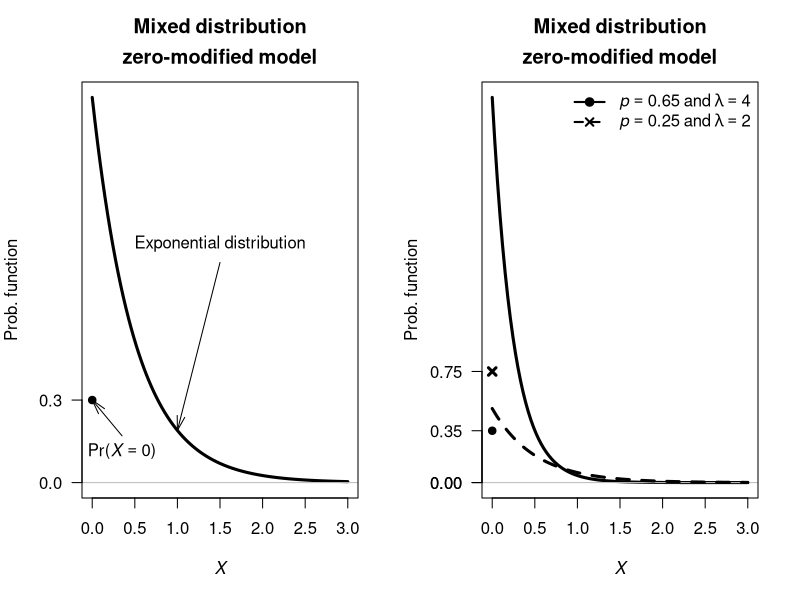

Reproduce this figure in R.
## ---- chunk 1


p <- 0.7
x.rate = 2

x <- seq(0, 3,
         length = 100)
y <-  p * dexp(x, 
               rate = x.rate)
                     

par( mfrow = c(1, 2))

####

plot(y ~ x,
     type = "l",
     axes = FALSE,
     ylim = c(0,
              max( c(y, 1 - p) ) ),
     xlab = expression(italic(X)),
     ylab = expression(Prob.~"function"),
     main = expression(bold(atop(Mixed~distribution,
                                 "zero-modified"~model))),
     lwd = 3)
abline(h = 0,
       col = "grey")
axis(side = 1)
axis(side = 2,
     at = c(0, 
            1 - p),
     las = 2)
box()

points(x = 0, # Included
       y = 1 - p,
       pch = 19)

# Explanatory labels
arrows(x0 = 0.35,
       x1 = 0,
       y0 = 0.17,
       y1 = 1 - p,
       length = 0.15,
       angle = 15)
text(x = 0.35,
     y = 0.17,
     pos = 1,
     label = expression(Pr*"("*italic(X)==0*")" ) )


arrows(x0 = 1.5,
       x1 = 1,
       y0 = 0.8,
       y1 = dexp(x = 1, 
                 rate = x.rate) * p,
       length = 0.15,
       angle = 15)
text(x = 1.5,
     y = 0.8,
     pos = 3,
     label = expression( Exponential~distribution) )




###

p <- 0.65
x.rate = 4

x <- seq(0, 3,
         length = 100)
y <-  p * dexp(x, 
               rate = x.rate)

plot(y ~ x,
     type = "l",
     axes = FALSE,
     ylim = c(0,
              max( c(y, 1 - p) ) ),
     xlab = expression(italic(X)),
     ylab = expression(Prob.~"function"),
     main = expression(bold(atop(Mixed~distribution,
                                 "zero-modified"~model))),
     lwd = 3)
abline(h = 0,
       col = "grey")
axis(side = 1)
axis(side = 2,
     at = c(0, 
            1 - p),
     las = 2)
box()

points(x = 0, # Included
       y = 1 - p,
       pch = 19)




p <- 0.25
x.rate = 2

x <- seq(0, 3,
         length = 100)
y <-  p * dexp(x, 
               rate = x.rate)
axis(side = 2,
     at = c(0, 
            1 - p),
     las = 2)
lines(y ~ x,
      lwd = 3,
      lty = 2)
points(x = 0, # Included
       y = 1 - p,
       lwd = 3,
       pch = 4)

legend("topright",
       lwd = 2,
       pch = c(19, 4),
       lty = c(1, 2),
       bty = "n",
       legend = c(expression(italic(p)==0.65~and~lambda==4),
                  expression(italic(p)==0.25~and~lambda==2)))
